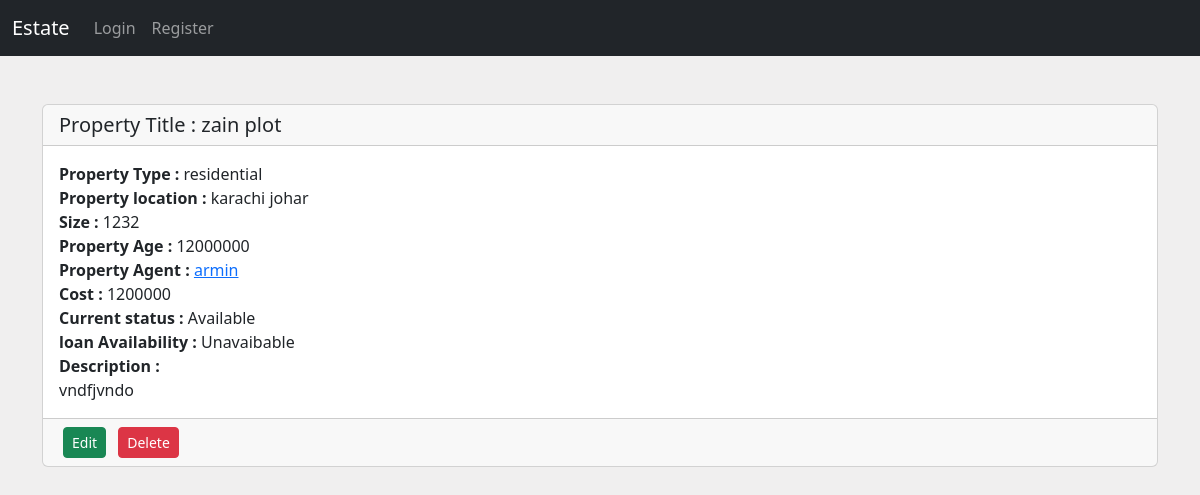
Screenshot of /view_property/2 with the database file from the repository.
### main/models.py (models this page shows, shortened)
class Property(models.Model):
  property_title =models.CharField( max_length=50)
  location = models.CharField( max_length=150)
  types = {'residential' : 'Residential', 'commercial' : 'Commercial', 'other': 'Other'}
  property_types = models.ForeignKey("PropertyTypes", on_delete=models.CASCADE)
  size = models.CharField( max_length=100)
  property_age = models.IntegerField(null=False)
  property_agent = models.ForeignKey("Agent", blank=True, null=True, on_delete=models.CASCADE)
  property_cost = models.CharField( max_length=5000)
  loan_availability = models.BooleanField( default=False )
  property_description = models.TextField(max_length=500, blank=False)
  owner = models.IntegerField(blank=False, default=1)
  status = models.BooleanField(default=True)
  amenities = models.ManyToManyField('Amenity', blank=True)

class propertyTypes(models.Model):
    name = models.CharField(max_length=100, unique=True)
    owner = models.IntegerField(default=1)
    def __str__(self):
        return self.name

class Agent(models.Model):
  agent_name = models.CharField( max_length=150)
  agent_contact = models.CharField( max_length=150)
  agent_mail = models.EmailField( max_length=254)
  agent_DOB = models.DateField( auto_now=False, auto_now_add=False)
  agent_PAN = models.IntegerField(null=False)
  agent_deals_in = models.CharField( max_length=100)
  agent_address = models.CharField( max_length=250)
  agent_city = models.CharField( max_length=100)
  agent_state = models.CharField( max_length=80)
  agent_pin = models.IntegerField()
  owner = models.IntegerField(blank=False, default=1)
  def __str__(self):
      return self.agent_name

### main/views.py (the view)
# urls.py: path('view_property/<int:property_id>', views.view_property, name='view_property' ),
def view_property(request, property_id):
    pro = Property.objects.get(pk=property_id)
    return render(request, 'view_property.html', {'property' : pro})

### main/templates/view_property.html (shortened to what this page needs)
{% extends "base.html" %}
{% block content %}
<div class='container my-5'>
    <div class="card">
      <h5 class="card-header"> Property Title : {{ property.property_title }}</h5>
      <div class="card-body">
        <b>Property Type :</b> {{ property.property_types }}</br>
        <b>Property location :</b> {{ property.location }}</br>
        <b>Size :</b> {{ property.size }}</br>
        <b>Property Age :</b> {{ property.property_age }}</br>
        {% if property.property_agent %}
          <b>Property Agent :</b> <a href="{% url "view_agent" property.property_agent.id %}">{{ property.property_agent }}</a></br>
        {% else %}
          <b>Property Agent :</b> None </br>
        {% endif %}
        <b>Cost :</b> {{ property.property_cost }}</br>
        {% if  property.status %}
          <b>Current status : </b>Available</br>
        {% else %}
          <b>Current status : </b>Unavailable</br>
        {% endif %}
        {% if property.loan_availability %}
          <b>loan Availability :</b> Avaibable </br>
        {% else %}
          <b>loan Availability :</b> Unavaibable </br>
        {% endif %}
        <b>Description :</b></br>
        <div style="max-width: 13000px; overflow: hidden; text-overflow: ellipsis;">
          {{ property.property_description }}
        </div>
      </div>
      <div class="card-footer text-body-secondary">
        <a class='btn btn-success btn-sm mx-1' href="{% url "edit_property" property.id %}">Edit</a>
        <a class='btn btn-danger btn-sm mx-1' align='right' href="{% url "delete_property" property.id %}" onclick="return confirm('Are you sure u want to delete this client?')">Delete</a>
      </div>
    </div>
</div>
{% endblock content %}

### main/templates/base.html (style rules this page uses)
body { background-color: rgb(240, 239, 239); }

### rows the page displays
Property: property_title "zain plot", property_types "residential", location "karachi johar", size "1232", property_age "12000000", property_agent "armin", property_cost "1200000", property_description "vndfjvndo"
